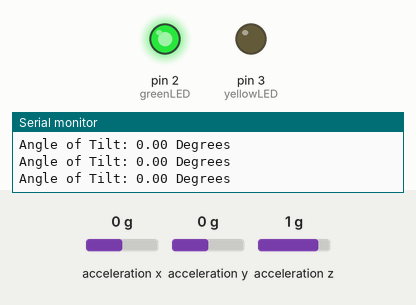
Simulated run of this sketch. Board: Arduino Uno, built with avr-gcc and run on an emulated ATmega328P. On the bench: output pins drawn as LEDs (lit = HIGH), the last lines printed to the serial monitor. The test bench sets the inputs (shaded band); at power-on: acceleration z 1 g, acceleration x 0 g, acceleration y 0 g.

Above: at 1.2 s.
1.3 s: acceleration z set to 0 g
At 2.5 s:
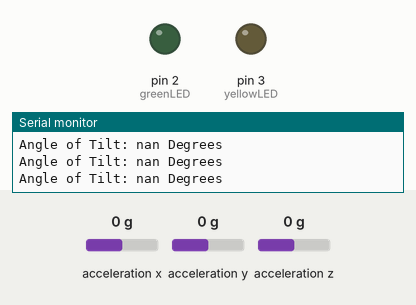
2.9 s: acceleration z set to -1.4 g
At 4.2 s:
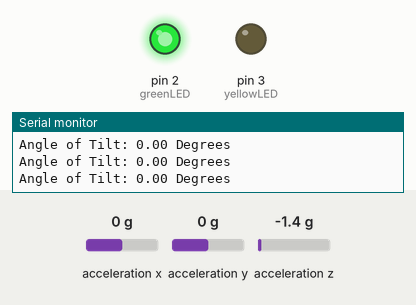
Timing chart, 0 to 5.9 s (numbered marks = the images above; inputs shaded):
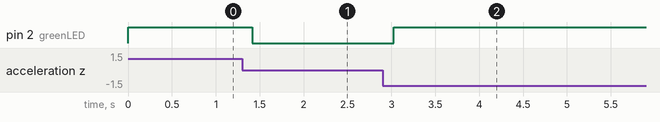

Measured:
- after the input at 1.3 s, pin 2 (greenLED): HIGH → LOW after 0.12 s
- after the input at 2.9 s, pin 2 (greenLED): LOW → HIGH after 0.13 s

The sketch:

Lab5Part2Accelerometer.ino
```cpp
#include <Wire.h>
#include <SPI.h>
#include <Adafruit_LIS3DH.h>
#include <Adafruit_Sensor.h>
#define LIS3DH_CLK 13
#define LIS3DH_MISO 12
#define LIS3DH_MOSI 11
#define LIS3DH_CS 10

Adafruit_LIS3DH lis = Adafruit_LIS3DH();

const int yellowLED = 3;
const int greenLED = 2;

void setup(void) {
  Serial.begin(115200);

  pinMode(yellowLED, OUTPUT);
  pinMode(greenLED, OUTPUT);

  Serial.println("LIS3DH test!");

  if (! lis.begin(0x18)) {   //i2c address
    Serial.println("Couldnt start");
    while (1);
  }
  Serial.println("LIS3DH found!");
}


void loop() {

  sensors_event_t event;
  lis.getEvent(&event);

  float ax = event.acceleration.x; //xyz values
  float ay = event.acceleration.y;
  float az = event.acceleration.z;

  float tilt = atan(sqrt(ax*ax + ay*ay) / az) * 180.0 / PI; //tangent theta equation for 3D space

  Serial.print("Angle of Tilt: ");
  Serial.print(tilt);
  Serial.println(" Degrees");

  //LED values
  if (tilt <= 1) {
    digitalWrite(greenLED, HIGH);
    digitalWrite(yellowLED, LOW);
  }
  else if (tilt <= 5) {
    digitalWrite(greenLED, LOW);
    digitalWrite(yellowLED, HIGH);
  }
  else {
    digitalWrite(yellowLED, LOW);
    digitalWrite(greenLED, LOW);
  }

  delay(200);
}
```
